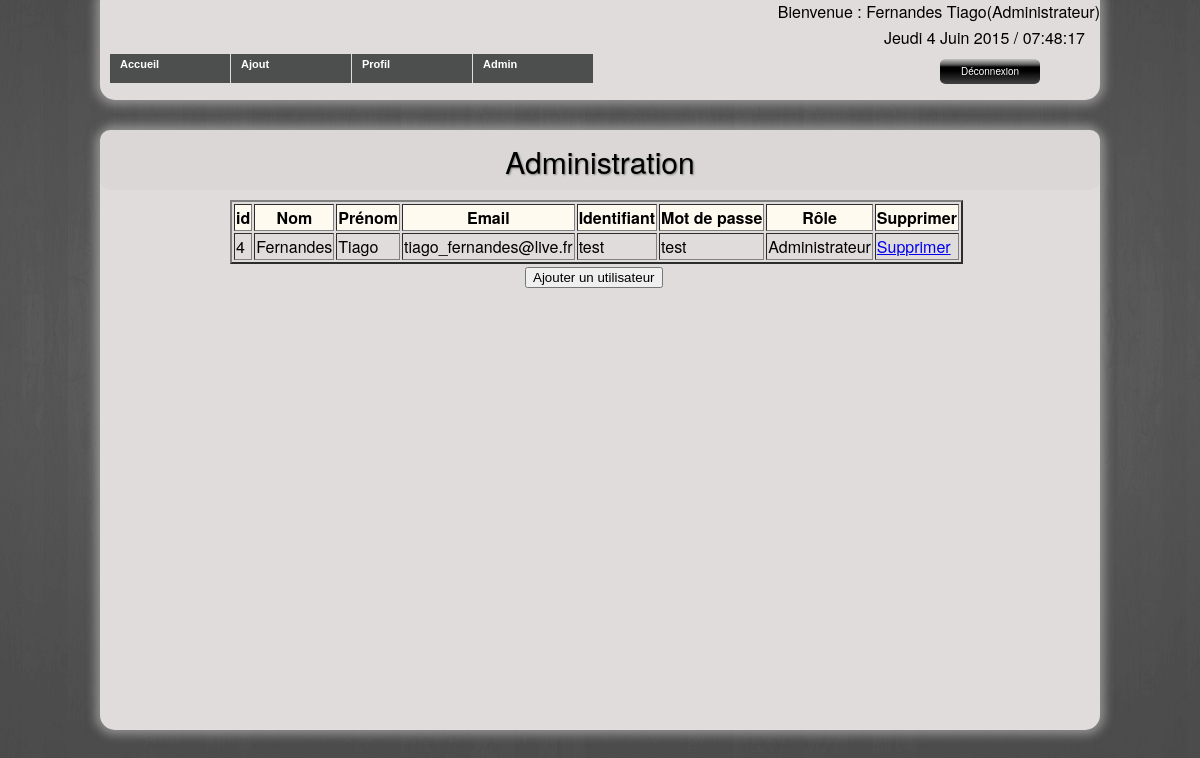
/Site/admin.php (signed in), run on the app's committed database.
### tables this page shows
CREATE TABLE IF NOT EXISTS `utilisateur` (
  `idUtilisateur` int(11) NOT NULL AUTO_INCREMENT,
  `nomUtilisateur` varchar(45) DEFAULT NULL,
  `prenomUtilisateur` varchar(45) DEFAULT NULL,
  `email` varchar(45) DEFAULT NULL,
  `login` varchar(45) DEFAULT NULL,
  `password` varchar(45) DEFAULT NULL,
  `role` varchar(45) DEFAULT NULL,
  PRIMARY KEY (`idUtilisateur`)
);

### Site/fonctions.php (called while the page is built, shortened)
<?php
require_once('connexion.php');
function getAllUtilisateur(){
    global $pdo;
    $query = 'SELECT * FROM utilisateur';
    try {
      $result = $pdo->query($query)->fetchAll(PDO::FETCH_ASSOC);
      return $result;
    }
    catch ( Exception $e ) {
      die ("Erreur dans la requete ".$e->getMessage());
    }
}

### Site/admin.php (the view, shortened to what this page needs)
<?php
    require_once('fonctions.php');
    $listeUtilisateur = getAllUtilisateur($pdo);
?>
<!doctype html>
<html lang="fr">
    <head>
        <link rel="stylesheet" type="text/css" href="style.css">
    </head>
    <body>
        <?php require_once('entete.php'); ?>
        <?php if ($_SESSION['role']== "Administrateur") {?>
            <div id="contenu">
                <div id="banniere">Administration</div>
                <div id ="user"><table border=2>
                    <th>id</th>
                    <th>Nom</th>
                    <th>Prénom</th>
                    <th>Email</th>
                    <th>Identifiant</th>
                    <th>Mot de passe</th>
                    <th>Rôle</th>
                    <th>Supprimer</th>
                    <?php foreach ($listeUtilisateur as $cle=>$valeur): ?>
                        <tr>
                            <?php foreach ($valeur as $val): ?>
                                <td><?= htmlentities($val) ?></td>
                            <?php endforeach; ?>
                            <td><a href=admin.php?delete=<?= htmlentities($valeur['idUtilisateur']) ?>
                                onClick="return(confirm('Supprimer <?= $valeur['prenomUtilisateur']  ?> ?'));">Supprimer</a></td>
                        </tr>
                    <?php endforeach; ?>
                </table>
                </div>
            <input onclick="window.location='add_user.php';"  class="button1" type="submit" value="Ajouter un utilisateur"></p>
        </div>
        <?php }
            else{
                $message="Vous devez être Administrateur pour acceder à cette page !";
                echo '<script type="text/javascript">window.alert("'.$message.'");</script>';
                header('refresh:0.01;url=index.php');
            }
        ?>
    </body>
</html>

### Site/entete.php (shortened to what this page needs)
<html>
    <head>
    </head>
<nav id="entete">
       <?php require_once('information-utilisateur.php') ?>
        <div id="onglet">
        <div id="time">
            <span id="date_heure"></span>
        </div>
        <div class="deco">
            <a href="logout.php" onclick="return(confirm('Etes-vous sûr de vouloir vous déconnectez ? '));">Déconnexion</a>
        </div>
        <ul id="sddm">
            <li><a href="index.php">Accueil</a>
            </li>
            <li><a href="#"
                onmouseover="mopen('m2')"
                onmouseout="mclosetime()">Ajout</a>
            </li>
            <li><a href="profil.php">Profil</a></li>
            <li><a href="admin.php">Admin</a></li>
        </ul>
</nav>
</html>

### Site/information-utilisateur.php
<?php
    if (isset($_SESSION['nom']) && isset($_SESSION['role'])) {
        echo "<p style=text-align:right; margin-top: 10px;>Bienvenue : ".$_SESSION['nom']." ".$_SESSION['prenom']."(".$_SESSION['role'].")";
    }
    else
        header ('location: authentification.php');
?>

### Site/style.css (style rules this page uses)
html { background: url(image/bg.jpg) no-repeat center fixed; background-size: cover; font-family: "Helvetica Neue", Helvetica, arial, sans-serif; }
#entete { border-radius: 0px 0px 15px 15px; width: 1000px; height: 100px; margin-left: auto; margin-right: auto; margin-top: -16px; background-color: #E1DCDC; box-shadow: 0px 0px 10px 5px rgba(164, 162, 162, 0.75); -moz-box-shadow: 0px 0px 10px 5px rgba(164, 162, 162, 0.75); -webkit-box-shadow: 0px 0px 10px 5px rgba(164, 162, 162, 0.75); }
#time { position: relative: ; float:right; margin-right: 15px; margin-top: -13px; }
#contenu { border-radius:15px; width: 1000px; height: 600px; background-color: #E1DCDC; margin-left: auto; margin-right: auto; margin-top: 30px; box-shadow: 0px 0px 10px 5px rgba(164, 162, 162, 0.75); -moz-box-shadow: 0px 0px 10px 5px rgba(164, 162, 162, 0.75); -webkit-box-shadow: 0px 0px 10px 5px rgba(164, 162, 162, 0.75); }
#banniere { border-radius:10px; width: 1000px; height: 50px; background-color: #DBD7D7; font-size: 30px; text-shadow:1px 1px 2px gray; text-align: center; padding-top: 10px; }
.deco { position: absolute; margin-left: 300px; margin-top: 30px; }
input { margin-top: 2px; }
.deco a { position: absolute; left:540px; top: -10px; display:block; width:100px; font-size: 10px; line-height:25px; text-align:center; vertical-align:middle; background:url(image/bouton-noir.png) no-repeat; color:white; text-decoration:none; }
#sddm { margin: 0; padding: 0; z-index: 30; padding-left:10px; padding-top: 15px; }
#sddm li { margin: 0; padding: 0; list-style: none; float: left; font: bold 11px arial; width: auto; height: 21px; text-align: left; }
#sddm li a { display: block; margin: 0 1px 0 0; padding: 4px 10px; background: #4D4F4E; color: #FFF; width: 100px; height: 21px; text-align: left; text-decoration: none }
body { height: auto; }
.button1 { margin-left: 42.5%; }
#user { margin-left: 13%; margin-top: 10px; }

### data on the page
utilisateur: idUtilisateur "4", nomUtilisateur "Fernandes", prenomUtilisateur "Tiago", email "tiago_fernandes@live.fr", val "test", role "Administrateur"

### other printed values
$_SESSION['nom'] "Fernandes"
$_SESSION['prenom'] "Tiago"
$_SESSION['role'] "Administrateur"
